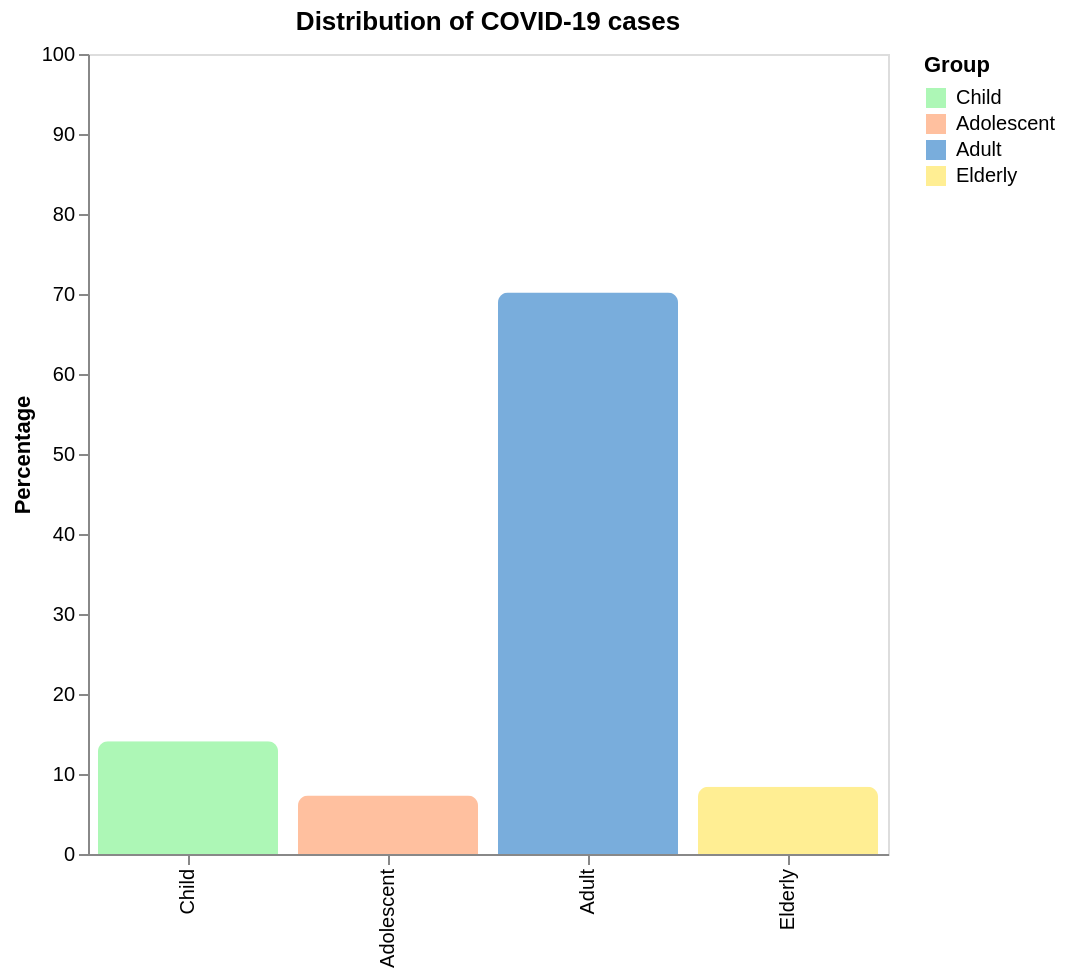

Vega-Lite specification stored for this chart:
### Vega-Lite specification from a JSON file in a GitHub repository (floating-point values rounded to 4 significant figures)
{"$schema": "https://vega.github.io/schema/vega-lite/v5.json", "title": {"text": "Distribution of COVID-19 cases"}, "width": 400, "height": 400, "data": {"values": [{"group": "Child", "percentage": 14.1}, {"group": "Adult", "percentage": 70.2}, {"group": "Elderly", "percentage": 8.4}, {"group": "Adolescent", "percentage": 7.3}]}, "mark": {"type": "bar", "cornerRadiusTopLeft": 5, "cornerRadiusTopRight": 5}, "encoding": {"x": {"field": "group", "type": "nominal", "sort": ["Child", "Adolescent", "Adult", "Eldery"], "title": ""}, "y": {"field": "percentage", "type": "quantitative", "axis": {"title": "Percentage", "gridOpacity": 0}, "scale": {"domain": [0, 100]}}, "color": {"field": "group", "title": "Group", "type": "nominal", "scale": {"range": ["#adf7b6", "#ffc09f", "#79addc", "#ffee93"]}, "sort": ["Child", "Adolescent", "Adult", "Eldery"]}, "tooltip": [{"field": "group", "type": "nominal", "title": "Group"}, {"field": "percentage", "type": "quantitative", "title": "Percentage (%)"}]}}
